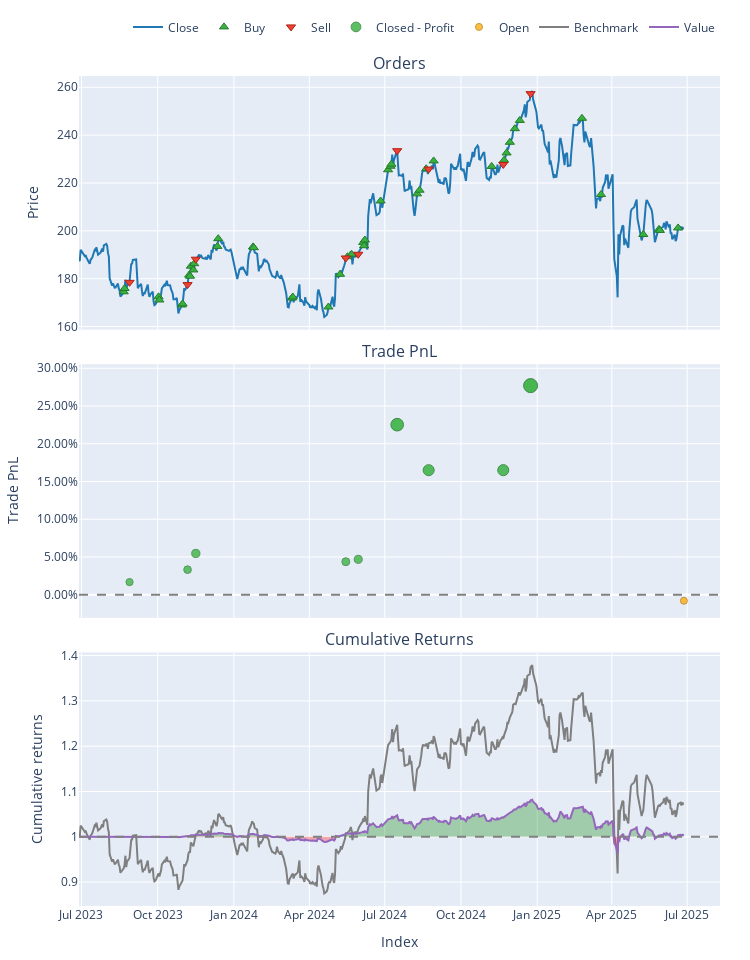
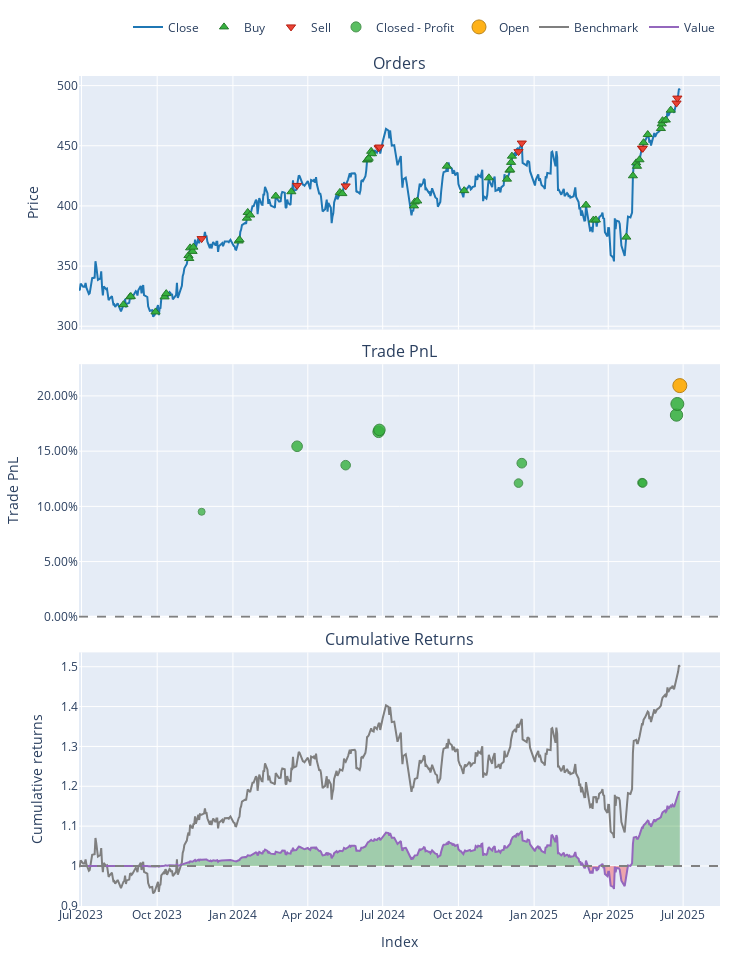
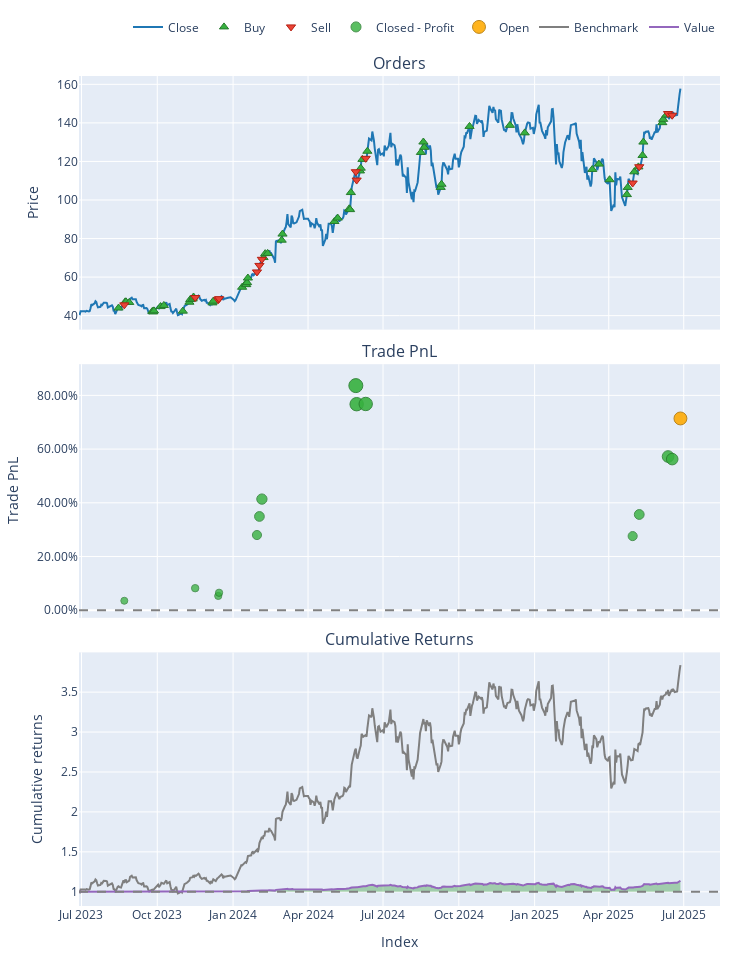
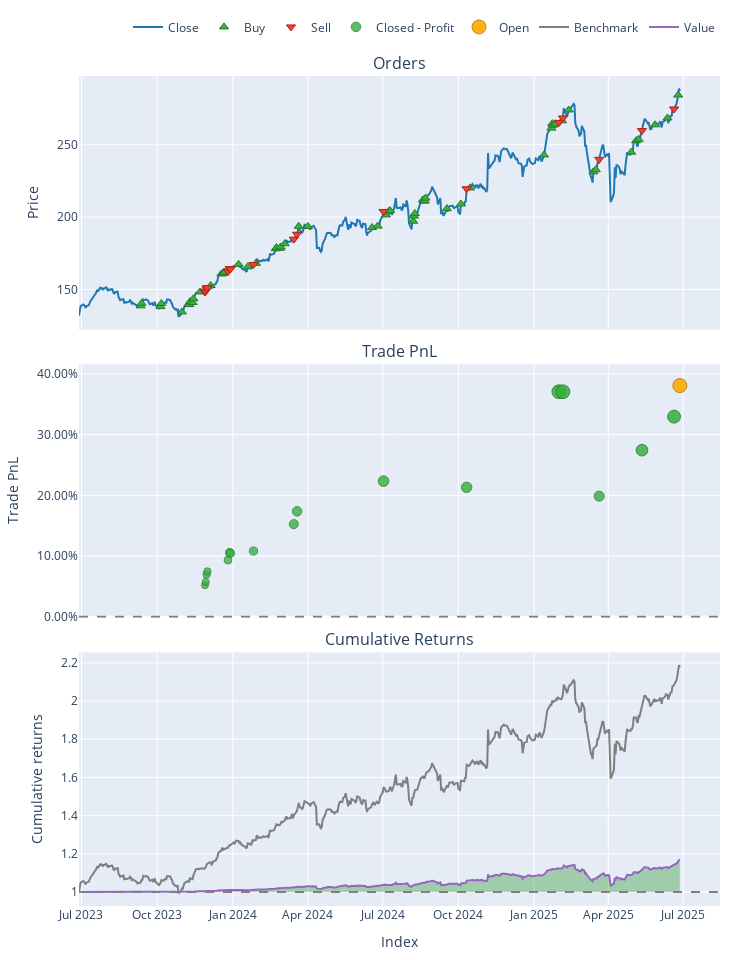

The code cell stored with these charts, in order, in its notebook:
### Code cell
for ticker in portfolios:
    print(f"Stats for {ticker}:")
    print(portfolios[ticker].plot().show())
